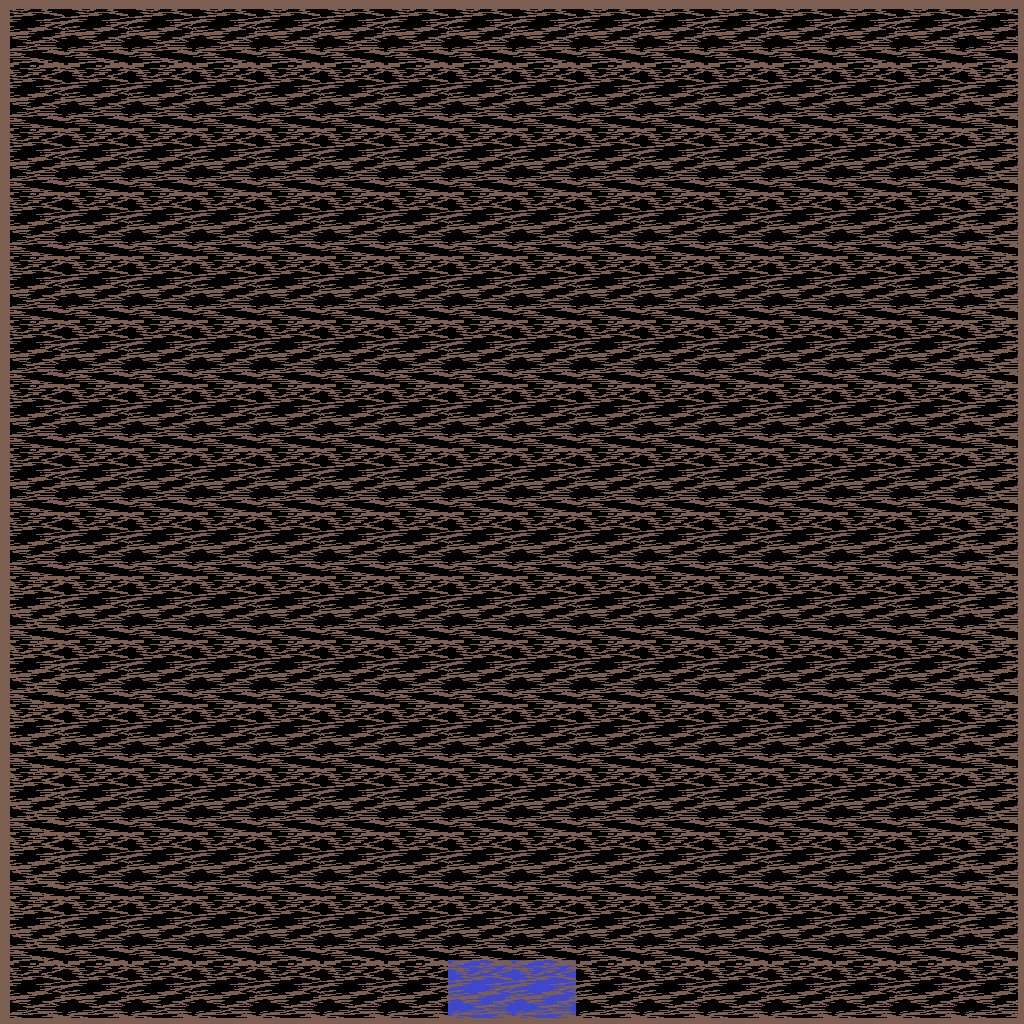

A level layout from a 2D game, rendered from its tile map. Below: a short description, then the map file with tile-grid data replaced by summaries:
An orthogonal 16x16 tile map with 64x64 px tiles, 2 tile layers (Ground, Walls), 2 tilesets and 17 objects (2x NORTH, 2x WEST, 2x SOUTH, 2x EAST).

<map version="1.0" orientation="orthogonal" renderorder="right-down" width="16" height="16" tilewidth="64" tileheight="64">
 <properties>
  <property name="ExitPoints" value="S" />
 </properties>
 <tileset firstgid="1" name="simpletiles" tilewidth="64" tileheight="64" spacing="1">
  <image source="simpletiles.png" width="130" height="130" />
 </tileset>
 <tileset firstgid="5" name="cavefloor" tilewidth="64" tileheight="64">
  <image source="cavefloor.png" width="196" height="196" />
 </tileset>
 <layer name="Ground" width="16" height="16">
  <data>[256 cells, 218 non-empty, 2 distinct tile ids]</data>
 </layer>
 <layer name="Walls" width="16" height="16">
  <data>[256 cells, 60 non-empty, 8 distinct tile ids]</data>
 </layer>
 <objectgroup name="collisionObjects">
  <object x="0" y="0" width="448" height="64" />
  <object x="995" y="345" height="1" />
  <object x="960" y="64" width="64" height="384" />
  <object x="0" y="64" width="64" height="384" />
  <object x="0" y="576" width="64" height="384" />
  <object x="960" y="576" width="64" height="384" />
  <object x="576" y="0" width="448" height="64" />
  <object x="0" y="960" width="448" height="64" />
  <object x="576" y="960" width="448" height="64" />
 </objectgroup>
 <objectgroup name="portalObjects">
  <object type="NORTH" x="448" y="0" width="128" height="64" />
  <object type="WEST" x="0" y="448" width="64" height="128" />
  <object type="SOUTH" x="448" y="960" width="128" height="64" />
  <object type="EAST" x="960" y="448" width="64" height="128" />
 </objectgroup>
 <objectgroup name="spawnPoints">
  <object type="WEST" x="130" y="514" />
  <object type="EAST" x="880" y="502" width="12" height="17" />
  <object type="SOUTH" x="514" y="935" />
  <object type="NORTH" x="509" y="131" />
 </objectgroup>
</map>
